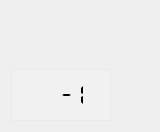
<?xml version="1.0" encoding="UTF-8"?>
<ui version="4.0">
 <class>NumericWidgetClass</class>
 <widget class="QWidget" name="NumericWidgetClass">
  <property name="geometry">
   <rect>
    <x>0</x>
    <y>0</y>
    <width>160</width>
    <height>132</height>
   </rect>
  </property>
  <property name="windowTitle">
   <string>NumericWidget</string>
  </property>
  <layout class="QGridLayout" name="gridLayout_2">
   <item row="0" column="0">
    <layout class="QVBoxLayout" name="verticalLayout">
     <item>
      <widget class="QLabel" name="m_qLabel_Caption">
       <property name="font">
        <font>
         <pointsize>10</pointsize>
         <weight>75</weight>
         <bold>true</bold>
        </font>
       </property>
       <property name="text">
        <string/>
       </property>
      </widget>
     </item>
     <item>
      <widget class="QFrame" name="m_qFrame">
       <property name="palette">
        <palette>
         <active>
          <colorrole role="Base">
           <brush brushstyle="SolidPattern">
            <color alpha="255">
             <red>255</red>
             <green>255</green>
             <blue>255</blue>
            </color>
           </brush>
          </colorrole>
          <colorrole role="Window">
           <brush brushstyle="SolidPattern">
            <color alpha="35">
             <red>255</red>
             <green>255</green>
             <blue>255</blue>
            </color>
           </brush>
          </colorrole>
         </active>
         <inactive>
          <colorrole role="Base">
           <brush brushstyle="SolidPattern">
            <color alpha="255">
             <red>255</red>
             <green>255</green>
             <blue>255</blue>
            </color>
           </brush>
          </colorrole>
          <colorrole role="Window">
           <brush brushstyle="SolidPattern">
            <color alpha="35">
             <red>255</red>
             <green>255</green>
             <blue>255</blue>
            </color>
           </brush>
          </colorrole>
         </inactive>
         <disabled>
          <colorrole role="Base">
           <brush brushstyle="SolidPattern">
            <color alpha="35">
             <red>255</red>
             <green>255</green>
             <blue>255</blue>
            </color>
           </brush>
          </colorrole>
          <colorrole role="Window">
           <brush brushstyle="SolidPattern">
            <color alpha="35">
             <red>255</red>
             <green>255</green>
             <blue>255</blue>
            </color>
           </brush>
          </colorrole>
         </disabled>
        </palette>
       </property>
       <property name="autoFillBackground">
        <bool>true</bool>
       </property>
       <property name="frameShape">
        <enum>QFrame::StyledPanel</enum>
       </property>
       <property name="frameShadow">
        <enum>QFrame::Raised</enum>
       </property>
       <layout class="QGridLayout" name="gridLayout">
        <item row="0" column="1">
         <widget class="QLabel" name="m_qLabel_Unit">
          <property name="enabled">
           <bool>true</bool>
          </property>
          <property name="font">
           <font>
            <pointsize>8</pointsize>
            <weight>50</weight>
            <bold>false</bold>
           </font>
          </property>
          <property name="text">
           <string/>
          </property>
         </widget>
        </item>
        <item row="0" column="0">
         <widget class="QLCDNumber" name="m_qLcdNumber_Value">
          <property name="autoFillBackground">
           <bool>false</bool>
          </property>
          <property name="frameShape">
           <enum>QFrame::NoFrame</enum>
          </property>
          <property name="frameShadow">
           <enum>QFrame::Sunken</enum>
          </property>
          <property name="lineWidth">
           <number>0</number>
          </property>
          <property name="midLineWidth">
           <number>0</number>
          </property>
          <property name="numDigits">
           <number>5</number>
          </property>
          <property name="segmentStyle">
           <enum>QLCDNumber::Flat</enum>
          </property>
          <property name="value" stdset="0">
           <double>-1.000000000000000</double>
          </property>
         </widget>
        </item>
       </layout>
      </widget>
     </item>
    </layout>
   </item>
   <item row="0" column="1">
    <spacer name="horizontalSpacer">
     <property name="orientation">
      <enum>Qt::Horizontal</enum>
     </property>
     <property name="sizeHint" stdset="0">
      <size>
       <width>40</width>
       <height>20</height>
      </size>
     </property>
    </spacer>
   </item>
  </layout>
 </widget>
 <layoutdefault spacing="6" margin="11"/>
 <resources/>
 <connections/>
</ui>
